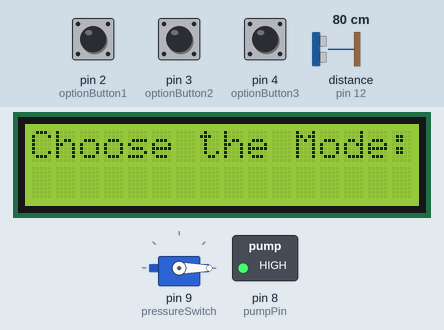
A sketch run on a simulated Arduino Mega 2560, built with avr-gcc and run on an emulated ATmega2560. On the bench: servo, 16×2 character LCD, switched loads named in the sketch (green lamp = pin HIGH). Wiring (inferred from the names in the program): ultrasonic range finder: trigger pin 13; echo pin 12. Inputs (shaded band) come from the test bench; at power-on: distance to the obstacle (sensor on pin 12) 80 cm, pin 2 (optionButton1) LOW, pin 3 (optionButton2) LOW, pin 4 (optionButton3) LOW. The echo pulse lasts 58.3 µs per cm; pins used as bus, display or sensor lines are not drawn.

Above: at 3.1 s.
6.4 s: distance to the obstacle (sensor on pin 12) set to 2 cm
At 7.0 s:
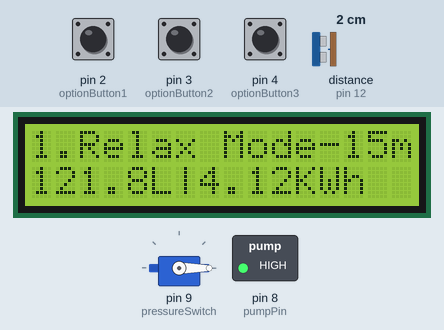
At 12.0 s:
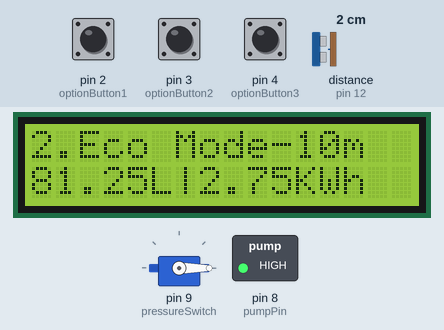
Timing chart, 0 to 13.5 s (numbered marks = the images above; inputs shaded):
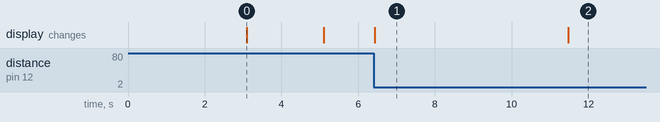

The sketch:

PoliHack_ShecoVfinal.ino
```cpp
#include <Wire.h>
#include <LiquidCrystal_I2C.h>
#include <Servo.h>

LiquidCrystal_I2C lcd(0x27, 16, 2);


Servo pressureSwitch;
int pumpPin = 8;
const int trigPin = 13;
const int echoPin = 12;
const int optionButton1 = 2;
const int optionButton2 = 3;
const int optionButton3 = 4;
int distance,duration;
bool isSelected = false;
bool istrue = true;
int debitSenzor = A15;
int selectedModeIndex;
int X;
int Y;
float TIME = 0;
float FREQUENCY = 0;
float WATER = 0;
float TOTAL = 0;
float LS = 0;
void setup() {
  pressureSwitch.attach(9);
  pressureSwitch.write(0);
  pinMode(pumpPin,OUTPUT);
  pinMode(optionButton1,INPUT);
  pinMode(optionButton2,INPUT);
  pinMode(optionButton3,INPUT);
  pinMode(trigPin,OUTPUT);
  pinMode(echoPin,INPUT);
  digitalWrite(pumpPin,HIGH);
  pinMode(debitSenzor,INPUT);
  lcd.init();
  lcd.setBacklight(100);
  initialize();


}


bool selected = false;


void loop() {

if(getDistance()<=5){
 while(selected == false){
 relaxModeInfo();
 if(selected == true){
  break;
 }
 ecoModeInfo();
 if(selected == true){
  break;
 }
 superEcoModeInfo();

 }
 getSelectedMode(istrue);
 istrue = false;
 startShower();
}
selected = false;
istrue = true;
lcd.clear();
Serial.println(getDistance());
}


void startShower(){
  X = pulseIn(debitSenzor, HIGH);
  switch(selectedModeIndex){
    case 1:digitalWrite(pumpPin,LOW);
    delay(11000);
    digitalWrite(pumpPin,HIGH);break;

    case 2:digitalWrite(pumpPin,LOW);
    delay(8000);
    digitalWrite(pumpPin,HIGH);break;

    case 3:digitalWrite(pumpPin,LOW);
    delay(5000);
    digitalWrite(pumpPin,HIGH);break;
  }
  Y = pulseIn(debitSenzor, LOW);
TIME = X + Y;
FREQUENCY = 1000000/TIME;
WATER = FREQUENCY/7.5;
LS = WATER/60;
if(FREQUENCY >= 0)
{
if(isinf(FREQUENCY))
{
lcd.clear();
lcd.setCursor(0,0);
lcd.print("VOL. :0.00");
lcd.setCursor(0,1);
lcd.print("TOTAL:");
lcd.print( TOTAL);
lcd.print(" L");
}
else
{
TOTAL = TOTAL + LS;
Serial.println(FREQUENCY);
lcd.clear();
lcd.setCursor(0,0);
lcd.print("VOL.: ");
lcd.print(WATER);
lcd.print(" L/M");
lcd.setCursor(0,1);
lcd.print("TOTAL:");
lcd.print( TOTAL);
lcd.print(" L");
}
}
delay(2000);
}


int getDistance(){


  digitalWrite(trigPin, LOW);
  delayMicroseconds(2);

  digitalWrite(trigPin, HIGH);
  delayMicroseconds(10);
  digitalWrite(trigPin, LOW);

  duration = pulseIn(echoPin, HIGH);

  distance = duration * 0.034 / 2;
  return distance;

}

void initialize(){
  lcd.setCursor(5,0);
  lcd.print("Sheco");
  lcd.setCursor(4,1);
  lcd.print("Loading...");

  delay(3000);
  lcd.clear();
  lcd.setCursor(0,0);
  lcd.print("Choose the Mode:");
  delay(2000);
  lcd.clear();
}
String selectedMode;
void relaxModeInfo(){
  lcd.clear();
  lcd.setCursor(0,0);
  lcd.print("1.Relax Mode-15m");
  lcd.setCursor(0,1);
  lcd.print("121.8L|4.12KWh");
  delay(5000);
  selected = checkIfButtonWasPressed();
  lcd.clear();

}

void ecoModeInfo(){
  lcd.clear();
  lcd.setCursor(0,0);
  lcd.print("2.Eco Mode-10m");
  lcd.setCursor(0,1);
  lcd.print("81.25L|2.75KWh");
  delay(5000);
  selected = checkIfButtonWasPressed();
  lcd.clear();

}

void superEcoModeInfo(){
  lcd.clear();
  lcd.setCursor(0,0);
  lcd.print("3.Eco+ Mode-5m");
  lcd.setCursor(0,1);
  lcd.print("40.6L|1.37KWh");
  delay(5000);
  selected = checkIfButtonWasPressed();
  lcd.clear();
}

bool checkIfButtonWasPressed(){

  if(digitalRead(optionButton1) ==HIGH){
    selectedMode = "Relax Mode";
    selectedModeIndex = 1;
    pressureSwitch.write(0);
    return true;
  }else
  if(digitalRead(optionButton2) ==HIGH){
    selectedMode = "Eco Mode";
    selectedModeIndex = 2;
    pressureSwitch.write(70);
    return true;
  }else
  if(digitalRead(optionButton3) ==HIGH){
    selectedMode = "Super-Eco Mode";
    selectedModeIndex = 3;
    pressureSwitch.write(120);
    return true;
  }
  return false;
  }
int getSelectedMode(bool showIt){
  if(showIt==true){
  lcd.clear();
  lcd.setCursor(0,0);
  lcd.print("You selected:");
  lcd.setCursor(0,1);
  lcd.print(selectedMode);
  delay(3000);
  lcd.clear();}
  return selectedModeIndex;
}
```

Measured:
- after the input at 6.4 s, the display: changes at once (image 1)
- what the display in image 0 shows lasts 2.0 s, from 3.1 s to 5.1 s
- what the display in image 1 shows lasts 5.1 s, from 6.4 s to 11.5 s
